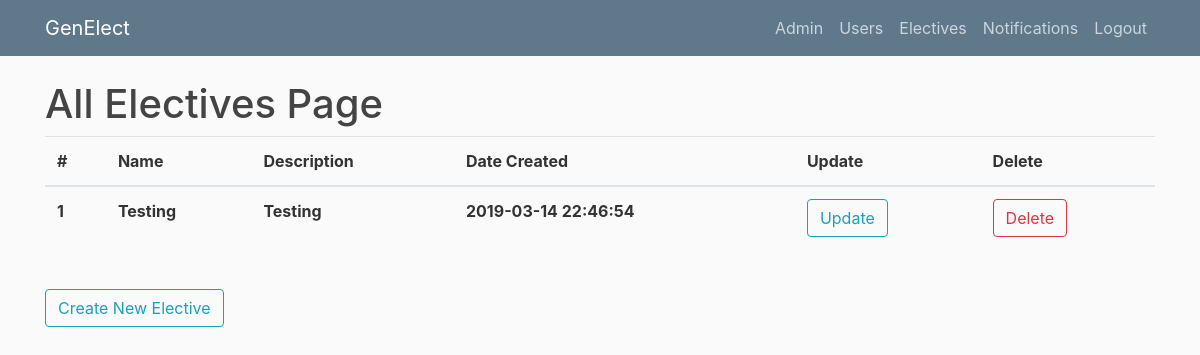
Page /allelectives (signed in) on the earlier database version.
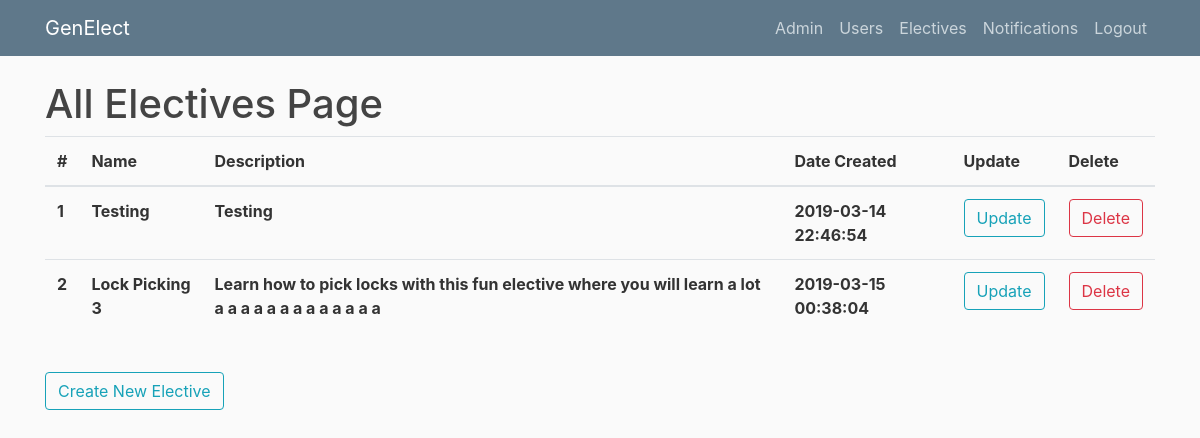
Same page on the later database version.
### genElect/models.py (models this page shows)
class Base(db.Model):
    __abstract__ = True
    id = db.Column(db.Integer, primary_key=True, autoincrement=True)
    date_created = db.Column(db.DateTime, default=db.func.current_timestamp())
    date_modified = db.Column(db.DateTime, default=db.func.current_timestamp(),
            onupdate=db.func.current_timestamp())

class Electives(Base):
    __tablename__ = 'electives'
    name = db.Column(db.String(100))
    instructor = db.Column(db.String(100))
    description = db.Column(db.String(500))
    prerequisites = db.Column(db.String(500))
    capacity = db.Column(db.Integer)

### genElect/__init__.py (the view)
@app.route("/allelectives")
def allelectives():
    if current_user.is_authenticated and current_user.username == "admin":
        electives = Electives.query.all()
        return render_template('allelectives.html', electives=electives, title="Electives")
    else:
        return render_template('denied.html')

### genElect/__init__.py (called while the page is built)
@login_manager.user_loader
def load_user(user_id):
    return Users.query.get(int(user_id))

### genElect/templates/allelectives.html
{% extends "layout.html" %}
{% block content %}
    <h1>All Electives Page</h1>
	<table class="table">
	  <thead>
	    <tr>
	      <th scope="col">#</th>
	      <th scope="col">Name</th>
	      <th scope="col">Description</th>
	      <th scope="col">Date Created</th>
	      <th scope="col">Update</th>
	      <th scope="col">Delete</th>
	    </tr>
	  </thead>
	  <tbody>
	  	{% for elective in electives %}
	    <tr>
	      <th scope="row">{{elective.id}}</th>
	      <th scope="row">{{elective.name}}</th>
	      <th scope="row">{{elective.description}}</th>
	      <th scope="row">{{elective.date_created}}</th>
	      <th scope="row"><button type="button" onclick="window.location.href = '/editelective/{{elective.id}}'" class="btn btn-outline-info">Update</button></th>
	      <th scope="row"><button type="button" onclick="window.location.href = '/deleteelective/{{elective.id}}'" class="btn btn-outline-danger">Delete</button></th>
	    </tr>
	    {% endfor %}
	  </tbody>
	</table>
    <br><button type="button" onclick="window.location.href = '/createelective'" class="btn btn-outline-info">Create New Elective</button>
{% endblock content %}

Differences in the rows shown:
added Electives: id "2", name "Lock Picking 3", description "Learn how to pick locks with this fun elective where you will learn a lot a a a a a a a a a a a a a", date_created "2019-03-15 00:38:04"
